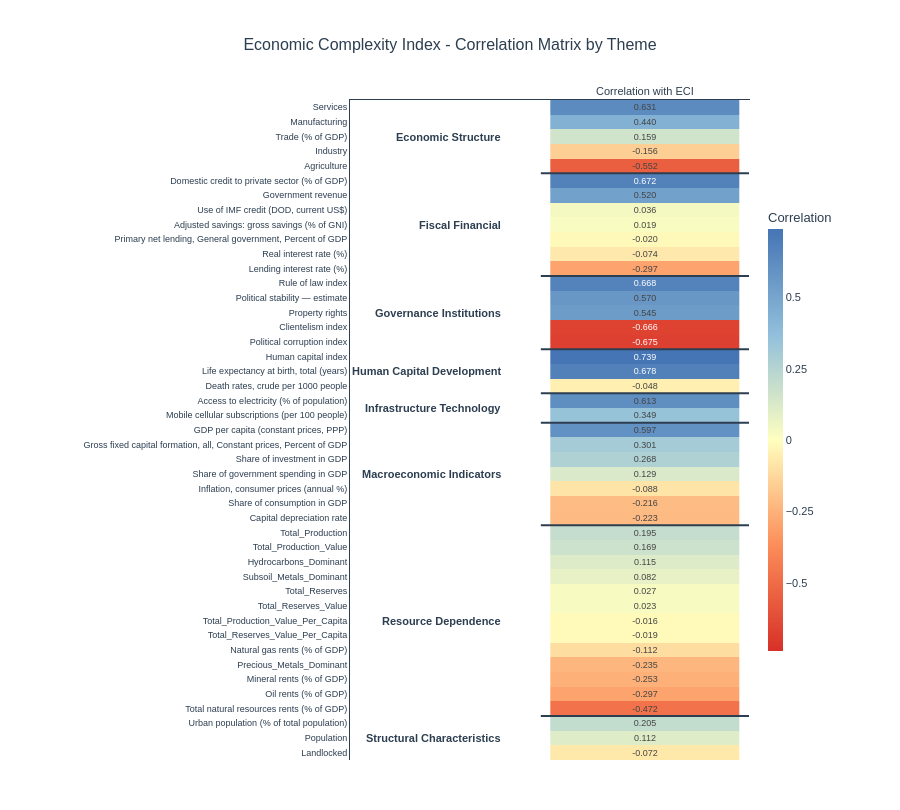

The code cell stored with this chart in its notebook:
### Markdown cell above
## Heatmap

### Code cell
import plotly.graph_objects as go
import pandas as pd

def create_eci_correlation_heatmap(df, variable_groups, exclude_groups=['identifiers', 'economic_complexity_index']):
    """
    Create a heatmap showing ECI correlation with all variables, grouped by theme
    """
    
    # Collect all variables with their themes and correlations
    data_list = []
    
    for group_name, vars_list in variable_groups.items():
        if group_name in exclude_groups:
            continue
        
        existing_vars = [v for v in vars_list if v in df.columns]
        
        for var in existing_vars:
            # Calculate correlation
            corr = df[['Economic Complexity Index', var]].corr().iloc[0, 1]
            
            data_list.append({
                'Theme': group_name.replace('_', ' ').title(),
                'Variable': var,
                'Correlation': corr
            })
    
    # Create dataframe
    corr_df = pd.DataFrame(data_list)
    
    # Sort by theme first, then by correlation within each theme
    corr_df = corr_df.sort_values(['Theme', 'Correlation'], ascending=[True, False])
    
    # Reset index to get proper ordering
    corr_df = corr_df.reset_index(drop=True)
    
    # Create the heatmap data
    z_values = corr_df['Correlation'].values.reshape(-1, 1)
    y_labels = corr_df['Variable'].tolist()
    
    # Create heatmap
    fig = go.Figure(data=go.Heatmap(
        z=z_values,
        y=y_labels,
        x=['Correlation with ECI'],
        colorscale=[
            [0, '#D73027'],      # Strong negative (red)
            [0.25, '#FC8D59'],   # Moderate negative (orange)
            [0.5, '#FFFFBF'],    # Near zero (light yellow)
            [0.75, '#91BFDB'],   # Moderate positive (light blue)
            [1, '#4575B4']       # Strong positive (dark blue)
        ],
        zmid=0,
        text=z_values,
        texttemplate='%{text:.3f}',
        textfont={"size": 9},
        colorbar=dict(
            title="Correlation",
            tickmode="linear",
            tick0=-1,
            dtick=0.25,
            thickness=15,
            len=0.7
        ),
        hovertemplate='<b>%{y}</b><br>Correlation: %{z:.3f}<extra></extra>'
    ))
    
    # Find theme boundaries and create separators
    theme_boundaries = []
    theme_midpoints = []
    theme_labels = []
    
    current_theme = None
    theme_start = 0
    
    for idx, row in corr_df.iterrows():
        if current_theme != row['Theme']:
            if current_theme is not None:
                # Add boundary line
                theme_boundaries.append(idx - 0.5)
                # Calculate midpoint for previous theme
                theme_midpoints.append((theme_start + idx - 1) / 2)
                theme_labels.append(current_theme)
            
            current_theme = row['Theme']
            theme_start = idx
    
    # Add last theme
    if current_theme is not None:
        theme_midpoints.append((theme_start + len(corr_df) - 1) / 2)
        theme_labels.append(current_theme)
    
    # Update layout
    fig.update_layout(
        title={
            'text': 'Economic Complexity Index - Correlation Matrix by Theme',
            'x': 0.5,
            'xanchor': 'center',
            'font': {'size': 16, 'color': '#2C3E50', 'family': 'Arial, sans-serif'}
        },
        xaxis=dict(
            side='top',
            showgrid=False,
            showline=True,
            linecolor='#2C3E50',
            linewidth=1
        ),
        yaxis=dict(
            showgrid=False,
            showline=True,
            linecolor='#2C3E50',
            linewidth=1,
            tickfont=dict(size=9),
            autorange='reversed'  # This ensures top to bottom ordering
        ),
        plot_bgcolor='white',
        paper_bgcolor='white',
        font=dict(family="Arial, sans-serif", size=11, color='#2C3E50'),
        height=max(800, len(y_labels) * 18),
        width=900,
        margin=dict(l=350, r=150, t=100, b=50)
    )
    
    # Add horizontal lines to separate themes
    shapes = []
    for boundary in theme_boundaries:
        shapes.append(dict(
            type='line',
            x0=-0.55, x1=0.55,
            y0=boundary, y1=boundary,
            line=dict(color='#2C3E50', width=2),
            xref='x',
            yref='y'
        ))
    
    fig.update_layout(shapes=shapes)
    
    # Add theme labels on the left side
    annotations = []
    for label, midpoint in zip(theme_labels, theme_midpoints):
        annotations.append(dict(
            x=-0.75,
            y=midpoint,
            text=f'<b>{label}</b>',
            showarrow=False,
            xanchor='right',
            yanchor='middle',
            font=dict(size=11, color='#2C3E50', family='Arial, sans-serif'),
            xref='x',
            yref='y',
            textangle=0
        ))
    
    fig.update_layout(annotations=annotations)
    
    return fig, corr_df

# Create the heatmap
fig, corr_data = create_eci_correlation_heatmap(master, variable_groups)
fig.show()

# Print summary statistics
print("\nCorrelation Summary by Theme:")
print(corr_data.groupby('Theme')['Correlation'].agg(['mean', 'min', 'max']).round(3))

print("\n\nTop 10 Positive Correlations with ECI:")
print(corr_data.nlargest(10, 'Correlation')[['Variable', 'Theme', 'Correlation']].to_string(index=False))

print("\n\nTop 10 Negative Correlations with ECI:")
print(corr_data.nsmallest(10, 'Correlation')[['Variable', 'Theme', 'Correlation']].to_string(index=False))

# Save
fig.write_html(r'..\\figures\\summary_stats\\eci_correlation_heatmap.html')
fig.write_image('..\\figures\\summary_stats\\eci_correlation_heatmap.png', width=900, height=1400, scale=2)

### Figure 1 — Plotly figure (JSON) as saved in the notebook; plotly's stock layout.template omitted (floating-point values rounded to 4 significant figures)
{"data": [{"colorbar": {"dtick": 0.25, "len": 0.7, "thickness": 15, "tick0": -1, "tickmode": "linear", "title": {"text": "Correlation"}}, "colorscale": [[0, "#D73027"], [0.25, "#FC8D59"], [0.5, "#FFFFBF"], [0.75, "#91BFDB"], [1, "#4575B4"]], "hovertemplate": "<b>%{y}</b><br>Correlation: %{z:.3f}<extra></extra>", "text": [[0.6312], [0.44], [0.1593], [-0.1557], [-0.5517], [0.6725], [0.5196], [0.0364], [0.0193], [-0.02038], [-0.07402], [-0.2975], [0.6676], [0.5702], [0.5453], [-0.6657], [-0.6753], [0.7395], [0.6782], [-0.04769], [0.613], [0.3488], [0.5973], [0.3011], [0.2677], [0.129], [-0.08766], [-0.216], [-0.2228], [0.1953], [0.1686], [0.1151], [0.08192], [0.0266], [0.02304], [-0.01642], [-0.01881], [-0.1118], [-0.235], [-0.2527], [-0.2971], [-0.4724], [0.2046], [0.1118], [-0.07231]], "textfont": {"size": 9}, "texttemplate": "%{text:.3f}", "type": "heatmap", "x": ["Correlation with ECI"], "y": ["Services", "Manufacturing", "Trade (% of GDP)", "Industry", "Agriculture", "Domestic credit to private sector (% of GDP)", "Government revenue", "Use of IMF credit (DOD, current US$)", "Adjusted savings: gross savings (% of GNI)", "Primary net lending, General government, Percent of GDP", "Real interest rate (%)", "Lending interest rate (%)", "Rule of law index", "Political stability — estimate", "Property rights", "Clientelism index", "Political corruption index", "Human capital index", "Life expectancy at birth, total (years)", "Death rates, crude per 1000 people", "Access to electricity (% of population)", "Mobile cellular subscriptions (per 100 people)", "GDP per capita (constant prices, PPP)", "Gross fixed capital formation, all, Constant prices, Percent of GDP", "Share of investment in GDP", "Share of government spending in GDP", "Inflation, consumer prices (annual %)", "Share of consumption in GDP", "Capital depreciation rate", "Total_Production", "Total_Production_Value", "Hydrocarbons_Dominant", "Subsoil_Metals_Dominant", "Total_Reserves", "Total_Reserves_Value", "Total_Production_Value_Per_Capita", "Total_Reserves_Value_Per_Capita", "Natural gas rents (% of GDP)", "Precious_Metals_Dominant", "Mineral rents (% of GDP)", "Oil rents (% of GDP)", "Total natural resources rents (% of GDP)", "Urban population (% of total population)", "Population", "Landlocked"], "z": [[0.6312], [0.44], [0.1593], [-0.1557], [-0.5517], [0.6725], [0.5196], [0.0364], [0.0193], [-0.02038], [-0.07402], [-0.2975], [0.6676], [0.5702], [0.5453], [-0.6657], [-0.6753], [0.7395], [0.6782], [-0.04769], [0.613], [0.3488], [0.5973], [0.3011], [0.2677], [0.129], [-0.08766], [-0.216], [-0.2228], [0.1953], [0.1686], [0.1151], [0.08192], [0.0266], [0.02304], [-0.01642], [-0.01881], [-0.1118], [-0.235], [-0.2527], [-0.2971], [-0.4724], [0.2046], [0.1118], [-0.07231]], "zmid": 0}], "layout": {"annotations": [{"font": {"color": "#2C3E50", "family": "Arial, sans-serif", "size": 11}, "showarrow": false, "text": "<b>Economic Structure</b>", "textangle": 0, "x": -0.75, "xanchor": "right", "xref": "x", "y": 2, "yanchor": "middle", "yref": "y"}, {"font": {"color": "#2C3E50", "family": "Arial, sans-serif", "size": 11}, "showarrow": false, "text": "<b>Fiscal Financial</b>", "textangle": 0, "x": -0.75, "xanchor": "right", "xref": "x", "y": 8, "yanchor": "middle", "yref": "y"}, {"font": {"color": "#2C3E50", "family": "Arial, sans-serif", "size": 11}, "showarrow": false, "text": "<b>Governance Institutions</b>", "textangle": 0, "x": -0.75, "xanchor": "right", "xref": "x", "y": 14, "yanchor": "middle", "yref": "y"}, {"font": {"color": "#2C3E50", "family": "Arial, sans-serif", "size": 11}, "showarrow": false, "text": "<b>Human Capital Development</b>", "textangle": 0, "x": -0.75, "xanchor": "right", "xref": "x", "y": 18, "yanchor": "middle", "yref": "y"}, {"font": {"color": "#2C3E50", "family": "Arial, sans-serif", "size": 11}, "showarrow": false, "text": "<b>Infrastructure Technology</b>", "textangle": 0, "x": -0.75, "xanchor": "right", "xref": "x", "y": 20.5, "yanchor": "middle", "yref": "y"}, {"font": {"color": "#2C3E50", "family": "Arial, sans-serif", "size": 11}, "showarrow": false, "text": "<b>Macroeconomic Indicators</b>", "textangle": 0, "x": -0.75, "xanchor": "right", "xref": "x", "y": 25, "yanchor": "middle", "yref": "y"}, {"font": {"color": "#2C3E50", "family": "Arial, sans-serif", "size": 11}, "showarrow": false, "text": "<b>Resource Dependence</b>", "textangle": 0, "x": -0.75, "xanchor": "right", "xref": "x", "y": 35, "yanchor": "middle", "yref": "y"}, {"font": {"color": "#2C3E50", "family": "Arial, sans-serif", "size": 11}, "showarrow": false, "text": "<b>Structural Characteristics</b>", "textangle": 0, "x": -0.75, "xanchor": "right", "xref": "x", "y": 43, "yanchor": "middle", "yref": "y"}], "font": {"color": "#2C3E50", "family": "Arial, sans-serif", "size": 11}, "height": 810, "margin": {"b": 50, "l": 350, "r": 150, "t": 100}, "paper_bgcolor": "white", "plot_bgcolor": "white", "shapes": [{"line": {"color": "#2C3E50", "width": 2}, "type": "line", "x0": -0.55, "x1": 0.55, "xref": "x", "y0": 4.5, "y1": 4.5, "yref": "y"}, {"line": {"color": "#2C3E50", "width": 2}, "type": "line", "x0": -0.55, "x1": 0.55, "xref": "x", "y0": 11.5, "y1": 11.5, "yref": "y"}, {"line": {"color": "#2C3E50", "width": 2}, "type": "line", "x0": -0.55, "x1": 0.55, "xref": "x", "y0": 16.5, "y1": 16.5, "yref": "y"}, {"line": {"color": "#2C3E50", "width": 2}, "type": "line", "x0": -0.55, "x1": 0.55, "xref": "x", "y0": 19.5, "y1": 19.5, "yref": "y"}, {"line": {"color": "#2C3E50", "width": 2}, "type": "line", "x0": -0.55, "x1": 0.55, "xref": "x", "y0": 21.5, "y1": 21.5, "yref": "y"}, {"line": {"color": "#2C3E50", "width": 2}, "type": "line", "x0": -0.55, "x1": 0.55, "xref": "x", "y0": 28.5, "y1": 28.5, "yref": "y"}, {"line": {"color": "#2C3E50", "width": 2}, "type": "line", "x0": -0.55, "x1": 0.55, "xref": "x", "y0": 41.5, "y1": 41.5, "yref": "y"}], "title": {"font": {"color": "#2C3E50", "family": "Arial, sans-serif", "size": 16}, "text": "Economic Complexity Index - Correlation Matrix by Theme", "x": 0.5, "xanchor": "center"}, "width": 900, "xaxis": {"linecolor": "#2C3E50", "linewidth": 1, "showgrid": false, "showline": true, "side": "top"}, "yaxis": {"autorange": "reversed", "linecolor": "#2C3E50", "linewidth": 1, "showgrid": false, "showline": true, "tickfont": {"size": 9}}}}
